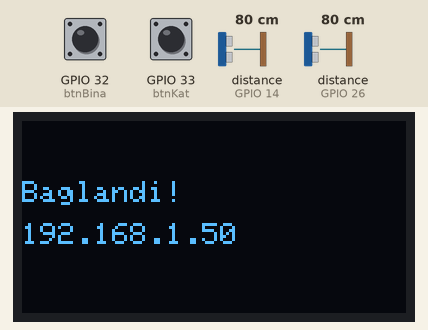
A sketch run on a simulated ESP32. On the bench: 128×64 one-colour display. Wiring (inferred from the names in the program): 2 × ultrasonic range finder: trigger GPIO 12, echo GPIO 14 / trigger GPIO 27, echo GPIO 26. Inputs (shaded band) come from the test bench; at power-on: distance to the obstacle (sensors on GPIO 14, GPIO 26) 80 cm, GPIO 32 (btnBina) HIGH, GPIO 33 (btnKat) HIGH. The echo pulse lasts 58.3 µs per cm; the OLED is the two-colour kind (top 16 rows yellow); WiFi joins after 1.5 s; servers stay silent unless stated; uploads are accepted with an empty reply.

Above: at 1.6 s.
At 3.7 s:
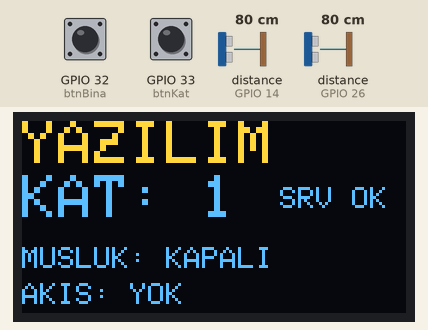
3.8 s: distance to the obstacle (sensor on GPIO 14) set to 17 cm
5.3 s: distance to the obstacle (sensor on GPIO 14) set to 14 cm
At 6.5 s:
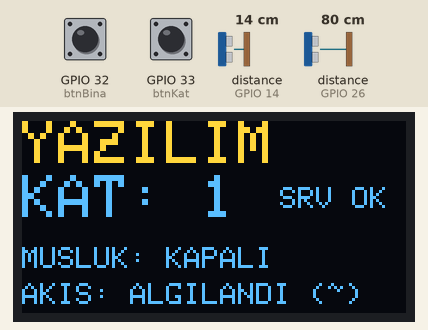
6.8 s: distance to the obstacle (sensor on GPIO 26) set to 18 cm
8.3 s: distance to the obstacle (sensor on GPIO 26) set to 14 cm
At 8.6 s:
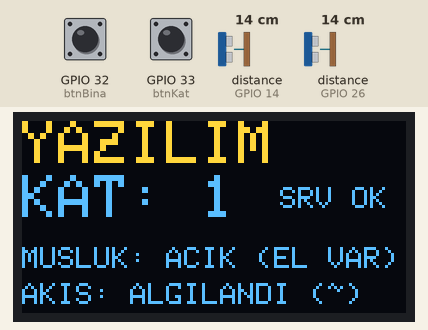
9.8 s: GPIO 32 (btnBina) pulled LOW for 0.15 s
At 11.4 s:
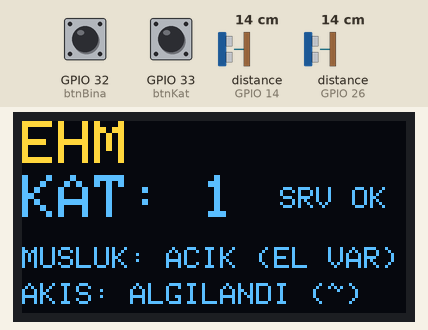
11.7 s: GPIO 32 (btnBina) pulled LOW for 1 s
At 13.5 s:
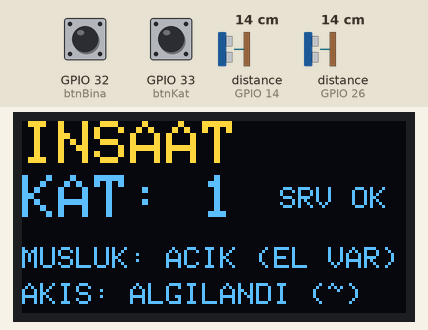
Timing chart, 0 to 15.0 s (numbered marks = the images above; inputs shaded):
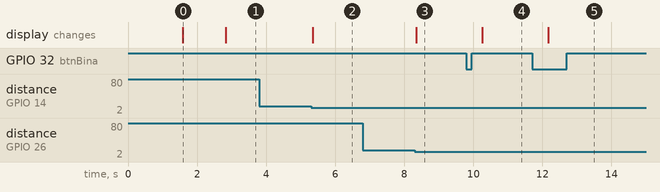

Measured:
- the behaviour switches between 16 and 15 cm on distance to the obstacle (sensor on GPIO 14) (found by bisection; images 1 and 2)
- the behaviour switches between 16 and 15 cm on distance to the obstacle (sensor on GPIO 26) (found by bisection; images 2 and 3)
- after the input at 3.8 s, every drawn part: stays the same
- after the input at 5.3 s, the display: changes after 0.05 s (image 2)
- after the input at 6.8 s, every drawn part: stays the same
- after the input at 8.3 s, the display: changes at once (image 3)
- after the input at 9.8 s, the display: changes after 0.45 s (image 4)
- after the input at 11.7 s, the display: changes after 0.46 s (image 5)
- what the display in image 0 shows lasts 1.2 s, from 1.6 s to 2.8 s

The sketch:

esp32Kod.ino
```cpp
#include <Wire.h>
#include <Adafruit_GFX.h>
#include <Adafruit_SSD1306.h>
#include <WiFi.h>
#include <HTTPClient.h>

#define SCREEN_WIDTH 128
#define SCREEN_HEIGHT 64
#define OLED_RESET -1
Adafruit_SSD1306 display(SCREEN_WIDTH, SCREEN_HEIGHT, &Wire, OLED_RESET);

// --- AĞ BİLGİLERİN ---
const char* ssid = "Toprak";
const char* password = "eymen3455";
// DÜZELTME 1: Flask'taki uç nokta /api/sensor (eski /api/veri sunucuda yok -> 404)
String serverName = "http://172.20.10.5:5000/api/sensor";

// Pin Tanımlamaları
// 1. Sensör -> SU AKIŞ / KAÇAK SENSÖRÜ (HC-SR04)
const int trigAkis = 12;
const int echoAkis = 14;

// 2. Sensör -> MUSLUK EL SENSÖRÜ (HC-SR04)
const int trigMusluk = 27;
const int echoMusluk = 26;

const int btnBina = 32;
const int btnKat = 33;

// İsteğe bağlı: kat solenoid valfi için röle. Röle bağladıysan true yap.
// HIGH = valf açık, LOW = valf kapalı (kat kilitli -> musluk su vermez)
const bool VALF_VAR = false;
const int pinValf = 25;

String binalar[3] = {"YAZILIM", "EHM", "INSAAT"};
int binaIndex = 0;
int kat = 1;
unsigned long sonWifiZamani = 0;
unsigned long sonBaglantiDenemesi = 0;

// Sunucudan gelen arıza kilidi durumu
bool arizaKilitli = false;
int sonHttpKodu = 0;   // OLED'de sunucu durumunu göstermek için

// Düğme Debounce Değişkenleri
bool sonBinaDurum = HIGH;
bool sonKatDurum = HIGH;
unsigned long sonBinaZaman = 0;
unsigned long sonKatZaman = 0;
const int debounceSuresi = 200;

int mesafeOlc(int trig, int echo) {
  digitalWrite(trig, LOW); delayMicroseconds(2);
  digitalWrite(trig, HIGH); delayMicroseconds(10);
  digitalWrite(trig, LOW);
  long duration = pulseIn(echo, HIGH, 30000);
  if (duration == 0) return 0;
  return duration * 0.034 / 2;
}

// Bir kat için ölçümü sunucuya gönderir. kilitOku=true ise yanıttan kilit durumunu okur.
int veriGonder(int bIndex, int k, bool el, bool akis, bool kilitOku) {
  if (WiFi.status() != WL_CONNECTED) return -1;
  HTTPClient http;
  http.begin(serverName);
  http.setTimeout(800);
  http.addHeader("Content-Type", "application/json");

  String jsonVeri = "{\"bina\":\"" + binalar[bIndex] + "\",\"kat\":" + String(k) +
                    ",\"el\":" + (el ? "1" : "0") +
                    ",\"akis\":" + (akis ? "1" : "0") +
                    ",\"kaynak\":\"ESP32\"}";
  int httpCode = http.POST(jsonVeri);

  // DÜZELTME 2: Sadece 200 yanıtında kilidi güncelle.
  // (Eskiden 404 gibi hata yanıtları da kilidi sessizce "false" yapıyordu.)
  if (httpCode == 200 && kilitOku) {
    String yanit = http.getString();
    arizaKilitli = (yanit.indexOf("\"kilitli\":true") != -1 ||
                    yanit.indexOf("\"kilitli\": true") != -1);
  }
  http.end();
  return httpCode;
}

// DÜZELTME 3: Bina/kat değişince eski kata "boşta" (el=0, akis=0) gönder.
// Yoksa sunucu eski katın son durumunu 15 sn daha geçerli sayar:
// hayalet tüketim yazar veya akış varken geçildiyse eski katı yanlışlıkla kaçaktan kilitler.
void konumDegisti(int eskiBina, int eskiKat) {
  veriGonder(eskiBina, eskiKat, false, false, false);
  arizaKilitli = false;   // yeni katın kilidi ilk yanıtta öğrenilir
  sonWifiZamani = 0;      // yeni kata hemen gönder
}

void setup() {
  pinMode(trigAkis, OUTPUT); pinMode(echoAkis, INPUT);
  pinMode(trigMusluk, OUTPUT); pinMode(echoMusluk, INPUT);
  pinMode(btnBina, INPUT_PULLUP); pinMode(btnKat, INPUT_PULLUP);
  if (VALF_VAR) { pinMode(pinValf, OUTPUT); digitalWrite(pinValf, HIGH); }

  if (!display.begin(SSD1306_SWITCHCAPVCC, 0x3C)) {
    for (;;);
  }

  display.clearDisplay();
  display.setTextSize(1);
  display.setTextColor(SSD1306_WHITE);
  display.setCursor(0, 10);
  display.print("WiFi Baglaniliyor...");
  display.setCursor(0, 30);
  display.print(ssid);
  display.display();

  WiFi.mode(WIFI_STA);
  WiFi.begin(ssid, password);
  while (WiFi.status() != WL_CONNECTED) {
    delay(500);
  }

  display.clearDisplay();
  display.setCursor(0, 20);
  display.print("Baglandi!");
  display.setCursor(0, 34);
  display.print(WiFi.localIP());
  display.display();
  delay(1000);
}

void loop() {
  // Bina Değiştirme Düğmesi
  bool suankiBinaDurum = digitalRead(btnBina);
  if (suankiBinaDurum == LOW && sonBinaDurum == HIGH && (millis() - sonBinaZaman > debounceSuresi)) {
    int eskiBina = binaIndex;
    binaIndex = (binaIndex + 1) % 3;
    sonBinaZaman = millis();
    konumDegisti(eskiBina, kat);
  }
  sonBinaDurum = suankiBinaDurum;

  // Kat Değiştirme Düğmesi
  bool suankiKatDurum = digitalRead(btnKat);
  if (suankiKatDurum == LOW && sonKatDurum == HIGH && (millis() - sonKatZaman > debounceSuresi)) {
    int eskiKat = kat;
    kat = (kat == 3) ? 1 : kat + 1;
    sonKatZaman = millis();
    konumDegisti(binaIndex, eskiKat);
  }
  sonKatDurum = suankiKatDurum;

  // Sensör Okumaları (iki HC-SR04 birbirinin yankısını yakalamasın diye kısa ara)
  int akisMesafe = mesafeOlc(trigAkis, echoAkis);
  delay(10);
  int muslukMesafe = mesafeOlc(trigMusluk, echoMusluk);

  // Akış sensörü (15 cm altı su akıyor demektir)
  bool suAkisiVar = (akisMesafe > 0 && akisMesafe < 15);
  // Musluk el sensörü (15 cm altı kullanıcı elini uzattı demektir)
  bool elUzandi = (muslukMesafe > 0 && muslukMesafe < 15);

  // WiFi koparsa 5 sn'de bir yeniden bağlan (loop'u kilitlemeden)
  if (WiFi.status() != WL_CONNECTED && millis() - sonBaglantiDenemesi > 5000) {
    WiFi.reconnect();
    sonBaglantiDenemesi = millis();
  }

  // Saniyede 1 Sunucuya Gönder ve Kilit Durumunu Al
  if (WiFi.status() == WL_CONNECTED && (millis() - sonWifiZamani >= 1000)) {
    sonHttpKodu = veriGonder(binaIndex, kat, elUzandi, suAkisiVar, true);
    sonWifiZamani = millis();
  }

  // Kilitliyse valfi kapat (röle bağlıysa)
  if (VALF_VAR) digitalWrite(pinValf, arizaKilitli ? LOW : HIGH);

  // OLED Ekran Çizimi
  display.clearDisplay();
  display.setTextSize(2);
  display.setCursor(0, 0);
  display.print(binalar[binaIndex]);

  display.setCursor(0, 18);
  display.print("KAT: ");
  display.print(kat);

  // Sunucu durumu: SRV OK / E404 / SRV -- / WiFi X
  display.setTextSize(1);
  display.setCursor(86, 22);
  if (WiFi.status() != WL_CONNECTED) display.print("WiFi X");
  else if (sonHttpKodu == 200) display.print("SRV OK");
  else if (sonHttpKodu <= 0) display.print("SRV --");
  else { display.print("E"); display.print(sonHttpKodu); }

  if (arizaKilitli) {
    display.setCursor(0, 42);
    display.print("!! ARIZA KILITLI !!");
    display.setCursor(0, 54);
    display.print("ADMIN ONAYI BEKLIYOR");
  } else {
    display.setCursor(0, 42);
    display.print(elUzandi ? "MUSLUK: ACIK (EL VAR)" : "MUSLUK: KAPALI");
    display.setCursor(0, 54);
    display.print(suAkisiVar ? "AKIS: ALGILANDI (~)" : "AKIS: YOK");
  }
  display.display();
}
```
